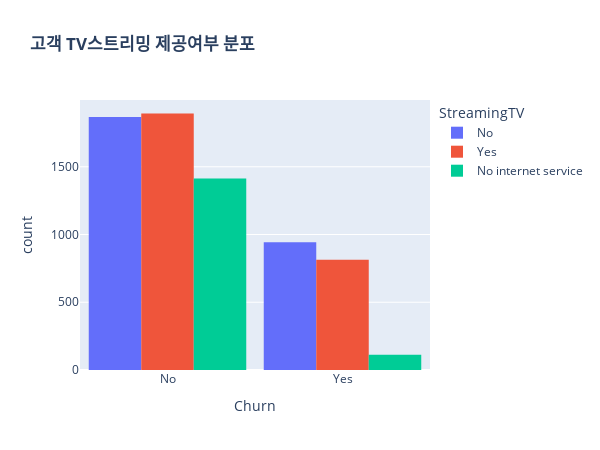

Notebook code for this chart:
### Markdown cell above
- 성별 분포는 이탈 여부에 상관없이 비슷하다

### Code cell
fig = px.histogram(df, x='Churn', color='StreamingTV', barmode='group',
                  title='<b>고객 TV스트리밍 제공여부 분포<b>')
fig.update_layout(width=600, height=450, bargap=0.1)
fig.show()

### Figure 1 — Plotly figure (JSON) as saved in the notebook; plotly's stock layout.template omitted (floating-point values rounded to 4 significant figures; data arrays with more than 128 entries replaced by an {"elided": "..."} marker saying what was removed)
{"data": [{"alignmentgroup": "True", "bingroup": "x", "hovertemplate": "StreamingTV=No<br>Churn=%{x}<br>count=%{y}<extra></extra>", "legendgroup": "No", "marker": {"color": "#636efa", "pattern": {"shape": ""}}, "name": "No", "offsetgroup": "No", "orientation": "v", "showlegend": true, "type": "histogram", "x": {"elided": "2810 str values"}, "xaxis": "x", "yaxis": "y"}, {"alignmentgroup": "True", "bingroup": "x", "hovertemplate": "StreamingTV=Yes<br>Churn=%{x}<br>count=%{y}<extra></extra>", "legendgroup": "Yes", "marker": {"color": "#EF553B", "pattern": {"shape": ""}}, "name": "Yes", "offsetgroup": "Yes", "orientation": "v", "showlegend": true, "type": "histogram", "x": {"elided": "2707 str values"}, "xaxis": "x", "yaxis": "y"}, {"alignmentgroup": "True", "bingroup": "x", "hovertemplate": "StreamingTV=No internet service<br>Churn=%{x}<br>count=%{y}<extra></extra>", "legendgroup": "No internet service", "marker": {"color": "#00cc96", "pattern": {"shape": ""}}, "name": "No internet service", "offsetgroup": "No internet service", "orientation": "v", "showlegend": true, "type": "histogram", "x": {"elided": "1526 str values"}, "xaxis": "x", "yaxis": "y"}], "layout": {"bargap": 0.1, "barmode": "group", "height": 450, "legend": {"title": {"text": "StreamingTV"}, "tracegroupgap": 0}, "title": {"text": "<b>고객 TV스트리밍 제공여부 분포<b>"}, "width": 600, "xaxis": {"anchor": "y", "domain": [0, 1], "title": {"text": "Churn"}}, "yaxis": {"anchor": "x", "domain": [0, 1], "title": {"text": "count"}}}}
